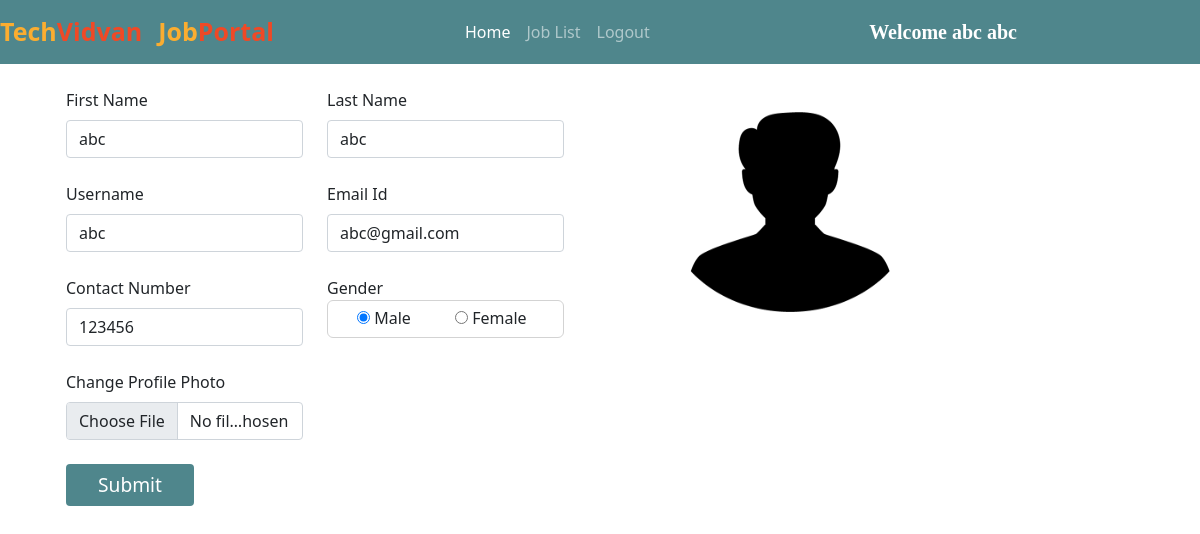
Page /user_homepage/ (signed in) on the committed database.
### jobs/models.py (models this page shows, shortened)
class Applicant(models.Model):
    user = models.ForeignKey(User, on_delete=models.CASCADE)
    phone = models.CharField(max_length=10)
    image = models.ImageField(upload_to="")
    gender = models.CharField(max_length=10)
    type = models.CharField(max_length=15)

### jobs/views.py (the view, shortened to what this page needs)
# urls.py: path("user_homepage/", views.user_homepage, name="user_homepage"),
def user_homepage(request):
    if not request.user.is_authenticated:
        return redirect('/user_login/')
    applicant = Applicant.objects.get(user=request.user)
    return render(request, "user_homepage.html", {'applicant':applicant})

### jobs/templates/user_homepage.html (shortened to what this page needs)
{% extends 'user_navbar.html' %}
{% block home %} active {% endblock %}
{% block body %}
<div class="container">
    <div class="row">
        <div class="col-sm-6">
            <form class="container mt-4" method="POST" enctype="multipart/form-data">
                <div class="row">
                    <div class="form-group col-md-6">
                        <label>First Name</label>
                        <input type="text" class="form-control mt-2" name="first_name" id="first_name"
                            value="{{applicant.user.first_name}}" required>
                    </div>
                    <div class="form-group col-md-6">
                        <label>Last Name</label>
                        <input type="text" class="form-control mt-2" name="last_name" id="last_name"
                            value="{{applicant.user.last_name}}" required>
                    </div>
                </div>
                <div class="row mt-4">
                    <div class="form-group col-md-6">
                        <label>Username</label>
                        <input type="text" class="form-control mt-2" name="username" id="username"
                            value="{{applicant.user.username}}" required>
                    </div>
                    <div class="form-group col-md-6">
                        <label>Email Id</label>
                        <input type="email" class="form-control mt-2" name="email" id="email" value="{{applicant.user.email}}" required>
                    </div>
                </div>
                <div class="row mt-4">
                    <div class="form-group col-md-6">
                        <label>Contact Number</label>
                        <input type="tel" class="form-control mt-2" name="phone" id="phone" value="{{applicant.phone}}" required>
                    </div>
                    <div class="form-group col-md-6">
                        <label>Gender</label>
                        <div style="border: 1px solid lightgrey; padding: 5px; border-radius: 6px;">
                            <div class="form-check form-check-inline">
                                <input type="radio" class="custom-control-input" name="gender" value="Male" {% if applicant.gender == "Male" %} checked {% endif %}>
                                <label for="male" class="custom-control-label">Male</label>
                            </div>
                            <div class="form-check form-check-inline">
                                <input type="radio" class="custom-control-input" name="gender"
                                    value="Female" {% if applicant.gender == "Female" %} checked {% endif %}>
                                <label for="female" class="custom-control-label">Female</label>
                            </div>
                        </div>
                    </div>
                </div>
                <div class="row mt-4">
                    <div class="form-group col-md-6">
                        <label>Change Profile Photo</label>
                        <input type="file" class="form-control mt-2" name="image" id="image">
                    </div>
                </div>
                <input type="submit" value="Submit" class="btn mt-4" accept="image/*" style="background-color: #4f868c; color: white; font-size: larger; width: 8rem;">
            </form>
        </div>
        <div class="col-sm-4 mt-5 text-center">
            <img src="{{applicant.image.url}}" alt="" width="200px" height="200px">
        </div>
    </div>
</div>
{% endblock %}

### jobs/templates/user_navbar.html (shortened to what this page needs)
<!doctype html>
<html lang="en">
<head>
  <link href="https://cdn.jsdelivr.net/npm/bootstrap@5.0.2/dist/css/bootstrap.min.css" rel="stylesheet"
>
  <link rel="stylesheet" href="https://cdnjs.cloudflare.com/ajax/libs/font-awesome/5.15.3/css/all.min.css">
</head>
<body>
  <nav class="navbar navbar-expand-lg navbar-dark sticky-top">
      <a class="navbar-brand" href="/"><span class="head1">Tech</span><span class="head2">Vidvan</span></a>
      <a class="navbar-brand" href="#"><span class="head1">Job</span><span class="head2">Portal</span></a>
      <div class="container w-50">
        <div class="collapse navbar-collapse" id="navbarSupportedContent">
          <ul class="navbar-nav me-auto mb-2 mb-lg-0">
            <li class="nav-item">
              <a class="nav-link {% block home %}{% endblock %}" aria-current="page" href="/user_homepage/">Home</a>
            </li>
            <li class="nav-item">
              <a class="nav-link {% block job_list %}{% endblock %}" href="/all_jobs/">Job List</a>
            </li>
            <li class="nav-item">
              <a class="nav-link" href="/logout/">Logout</a>
            </li>
          </ul>
          <a class="navbar-brand" style="font-weight: bold; font-family: 'Times New Roman', Times, serif;"
            href="#">Welcome {{request.user.get_full_name}}</a>
        </div>
      </div>
  </nav>
  {% block body %}
  {% endblock %}
</body>
</html>
</html>

### jobs/templates/user_navbar.html (style rules this page uses)
.navbar { background-color: #4f868c; }
.head1 { color: #FBAD30; font-size: 25px; font-weight: bold; height: 50px; }
.head2 { color: #EF4926; font-size: 25px; font-weight: bold; }

### rows in the picture
Applicant: first_name "abc", last_name "abc", username "abc", email "abc@gmail.com", phone "123456", gender "☑", image (picture)

### other values in the picture
{{ request.user.get_full_name }} "abc abc"
